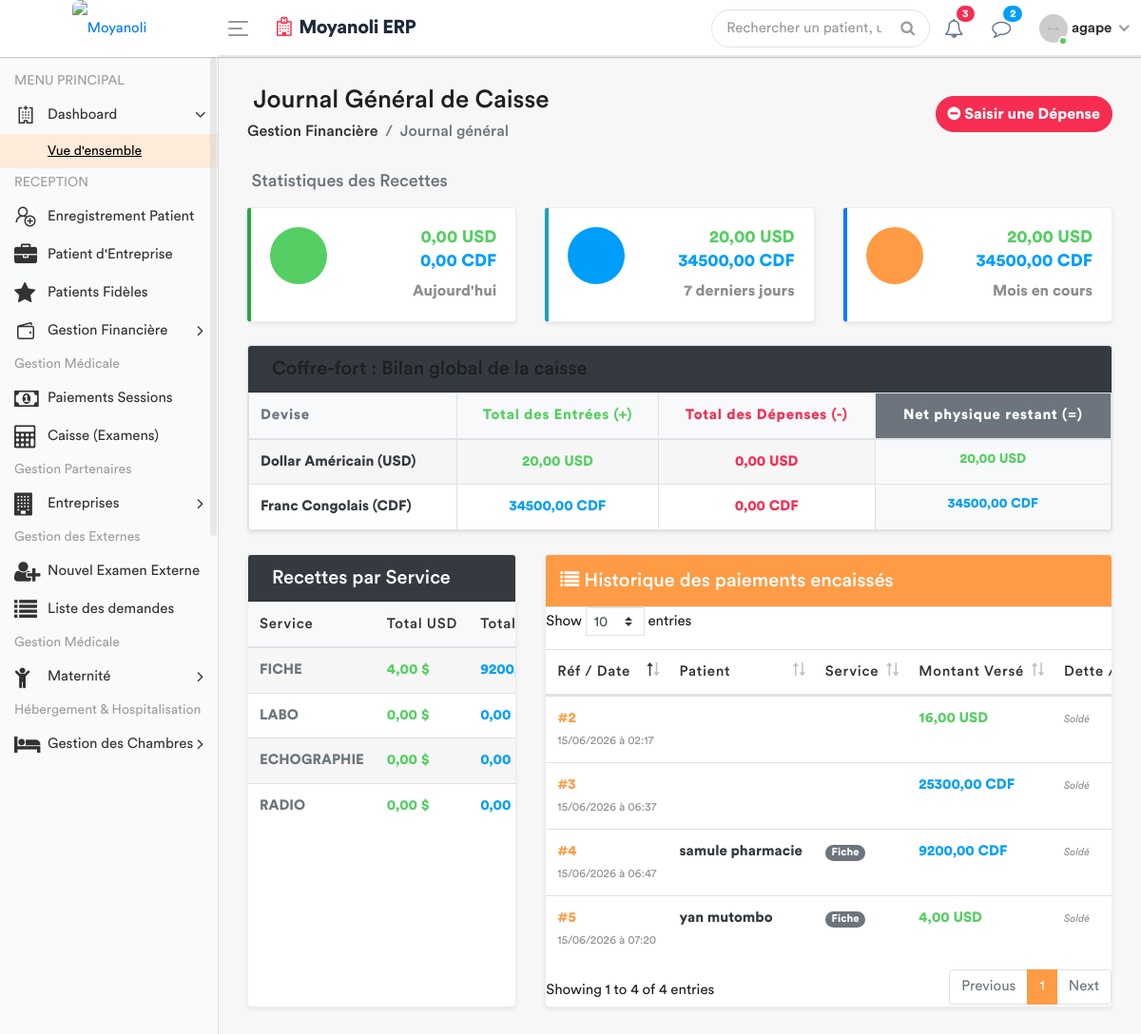
Before: /journal-caisse-depense/ (signed in) with the older database file.
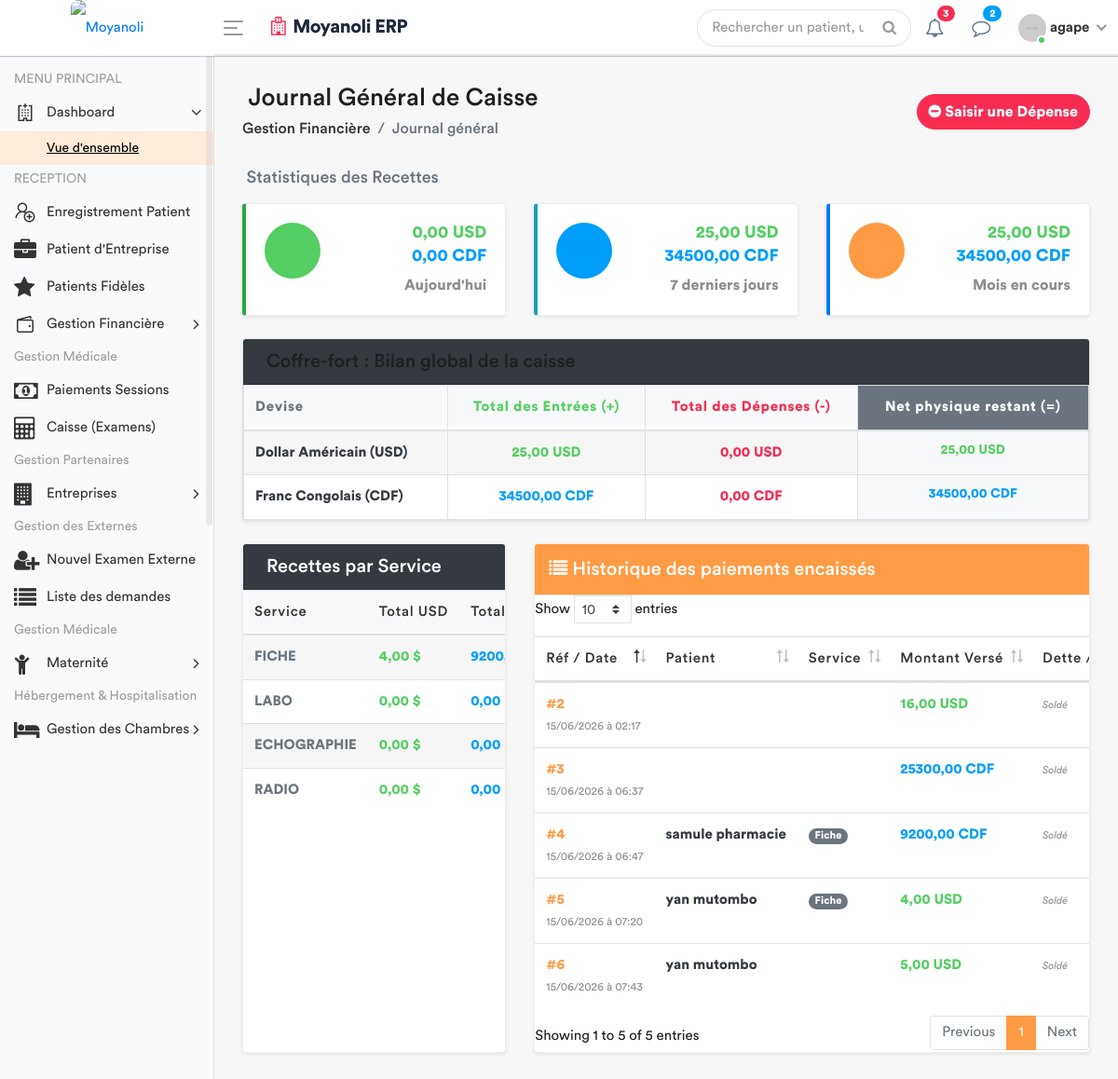
After: the same page with the newer database file.
### apps/models.py (models this page shows, shortened)
class Paiement(models.Model):
    CURRENCY = [('USD', 'USD'), ('CDF', 'CDF')]
    SERVICES = [
        ('FICHE', 'Fiche'), ('CONSULTATION', 'Consultation'), ('LABO', 'Labo'),
        ('ECHOGRAPHIE', 'Échographie'), ('RADIO', 'Radiographie'), ('SOIN', 'Soins'),
        ('MATERNITE', 'Maternité'), ('DECES', 'Actes de décès'), ('EXAMENS', 'Examens'),
        ('CHIRURGIE', 'Chirurgie'), ('CARTE_FIDELITE', 'Achat Carte de Fidélité'),
        ('PHARMACIE', 'Pharmacie'), ('EXAMEN_EXTERNE', 'Examen Externe') # Ajouté pour clarté
    ]
    bloc_op = models.ForeignKey('BlocOperatoire', on_delete=models.SET_NULL, null=True, blank=True, related_name='paiements')
    patient = models.ForeignKey('Patient', on_delete=models.CASCADE, null=True, blank=True)
    demande_examen_externe = models.ForeignKey('DemandeExamenExterne', on_delete=models.SET_NULL, null=True, blank=True, related_name='paiements')
    consultation = models.ForeignKey('Consultation', on_delete=models.SET_NULL, null=True, blank=True, related_name='paiements')
    dossier_maternite = models.ForeignKey('Maternite', on_delete=models.SET_NULL, null=True, blank=True, related_name='paiements')
    deces = models.ForeignKey('Deces', on_delete=models.SET_NULL, null=True, blank=True, related_name='paiements')
    session = models.ForeignKey('SessionSoins', on_delete=models.SET_NULL, null=True, blank=True, related_name='paiements')
    service = models.CharField(max_length=20, choices=SERVICES)
    montant_verse = models.DecimalField(max_digits=15, decimal_places=2)
    montant_reduction = models.DecimalField(max_digits=10, decimal_places=2, default=0)
    devise = models.CharField(max_length=3, choices=CURRENCY, default='USD')
    date_paiement = models.DateTimeField(default=timezone.now)
    caissier = models.ForeignKey(User, on_delete=models.PROTECT)
    reste_a_payer = models.DecimalField(max_digits=15, decimal_places=2, default=Decimal('0.00'), verbose_name="Dette / Reste à payer")

class Patient(models.Model):
    TYPE_CHOICES = [
        ('SIMPLE', 'Patient Simple'),
        ('FIDELE', 'Patient Fidèle'),
        ('CONVENTIONNE', 'Patient Conventionné'),
    ]
    code_patient = models.CharField(max_length=20, unique=True, editable=False)
    noms = models.CharField(max_length=100)
    service = models.ForeignKey('Service', on_delete=models.PROTECT, related_name='patients', null=True)
    sexe = models.CharField(max_length=1, choices=[('M', 'Masculin'), ('F', 'Féminin')])
    age = models.CharField(max_length=30)
    adresse = models.TextField()
    telephone = models.CharField(max_length=20)
    type_patient = models.CharField(max_length=15, choices=TYPE_CHOICES, default='SIMPLE')
    a_carte_fidelite = models.BooleanField(default=False, verbose_name="Possède carte de fidélité")
    entreprise = models.ForeignKey(
        'Entreprise',
        on_delete=models.SET_NULL,
        null=True,
        blank=True,
        related_name='patients',
        verbose_name="Entreprise (si conventionné)"
    )
    fiche_payee = models.BooleanField(default=False)
    created_by = models.ForeignKey(User, on_delete=models.SET_NULL, null=True, related_name='patients_crees')
    date_creation = models.DateTimeField(auto_now_add=True)
    date_modification = models.DateTimeField(auto_now=True)

### apps/views.py (the view)
# urls.py: path('journal-caisse-depense/', views.dashboard_finance_depense, name='dashboard_finance_depense'),
@login_required
def dashboard_finance_depense(request):
    role = Fonction.objects.filter(userKey=request.user).first()
    fonctionKey = role.fonctionKey.roleName if role else None
    maintenant = timezone.now()
    debut_aujourdhui = maintenant.replace(hour=0, minute=0, second=0, microsecond=0)
    debut_semaine = debut_aujourdhui - timezone.timedelta(days=maintenant.weekday())
    debut_mois = maintenant.replace(day=1, hour=0, minute=0, second=0, microsecond=0)
    paiements_tous = Paiement.objects.all().order_by('-date_paiement')
    zero_decimal = Decimal('0.00')
    recettes_stats = Paiement.objects.aggregate(
        auj_usd=Coalesce(Sum('montant_verse', filter=Q(date_paiement__gte=debut_aujourdhui, devise='USD')), zero_decimal, output_field=DecimalField()),
        auj_cdf=Coalesce(Sum('montant_verse', filter=Q(date_paiement__gte=debut_aujourdhui, devise='CDF')), zero_decimal, output_field=DecimalField()),
        sem_usd=Coalesce(Sum('montant_verse', filter=Q(date_paiement__gte=debut_semaine, devise='USD')), zero_decimal, output_field=DecimalField()),
        sem_cdf=Coalesce(Sum('montant_verse', filter=Q(date_paiement__gte=debut_semaine, devise='CDF')), zero_decimal, output_field=DecimalField()),
        mois_usd=Coalesce(Sum('montant_verse', filter=Q(date_paiement__gte=debut_mois, devise='USD')), zero_decimal, output_field=DecimalField()),
        mois_cdf=Coalesce(Sum('montant_verse', filter=Q(date_paiement__gte=debut_mois, devise='CDF')), zero_decimal, output_field=DecimalField()),
    )
    total_entrees = Paiement.objects.aggregate(
        usd=Coalesce(Sum('montant_verse', filter=Q(devise='USD')), zero_decimal, output_field=DecimalField()),
        cdf=Coalesce(Sum('montant_verse', filter=Q(devise='CDF')), zero_decimal, output_field=DecimalField())
    )
    total_depenses = Depense.objects.aggregate(
        usd=Coalesce(Sum('montant', filter=Q(devise='USD')), zero_decimal, output_field=DecimalField()),
        cdf=Coalesce(Sum('montant', filter=Q(devise='CDF')), zero_decimal, output_field=DecimalField())
    )
    restant_usd = total_entrees['usd'] - total_depenses['usd']
    restant_cdf = total_entrees['cdf'] - total_depenses['cdf']
    services_liste = ['FICHE', 'LABO', 'ECHOGRAPHIE', 'RADIO']
    services_stats = []
    for s in services_liste:
        s_usd = Paiement.objects.filter(service=s, devise='USD').aggregate(t=Coalesce(Sum('montant_verse'), zero_decimal, output_field=DecimalField()))['t']
        s_cdf = Paiement.objects.filter(service=s, devise='CDF').aggregate(t=Coalesce(Sum('montant_verse'), zero_decimal, output_field=DecimalField()))['t']
        services_stats.append({'nom': s, 'usd': s_usd, 'cdf': s_cdf})
    context = {
        'titre_page': "Journal Général de Caisse",
        'fonctionKey': fonctionKey,
        'paiements': paiements_tous,
        'aujourdhui_usd': recettes_stats['auj_usd'],
        'aujourdhui_cdf': recettes_stats['auj_cdf'],
        'semaine_usd': recettes_stats['sem_usd'],
        'semaine_cdf': recettes_stats['sem_cdf'],
        'mois_usd': recettes_stats['mois_usd'],
        'mois_cdf': recettes_stats['mois_cdf'],
        'total_usd': total_entrees['usd'],
        'total_cdf': total_entrees['cdf'],
        'depense_totale_usd': total_depenses['usd'],
        'depense_totale_cdf': total_depenses['cdf'],
        'restant_usd': restant_usd,
        'restant_cdf': restant_cdf,
        'services_stats': services_stats,
    }
    return render(request, 'back-end/finance/journal_caisse.html', context)

### apps/templates/back-end/finance/journal_caisse.html (shortened to what the changed rows need)
<!DOCTYPE html>
{% load static %}
<html lang="fr">
<head>
    {% include 'back-end/includes/css.html' %}
</head>
<body>
    <div class="main-wrapper">
        <div class="page-wrapper">
            <div class="content container-fluid">
                <div class="row mb-2">
                    <div class="col-12 col-sm-6 col-md-4 mb-3">
                        <div class="card dash-widget shadow-sm" style="border-left: 4px solid #17a2b8; margin-bottom: 0;">
                            <div class="card-body">
                                <div class="dash-widget-info">
                                    <h4 class="text-success font-weight-bold mb-1">{{ semaine_usd|floatformat:2 }} USD</h4>
                                    <h4 class="text-info font-weight-bold mb-2">{{ semaine_cdf|floatformat:2 }} CDF</h4>
                                    <span class="widget-title text-muted small font-weight-bold">7 derniers jours</span>
                                </div>
                            </div>
                        </div>
                    </div>
                    <div class="col-12 col-md-4 mb-3">
                        <div class="card dash-widget shadow-sm" style="border-left: 4px solid #007bff; margin-bottom: 0;">
                            <div class="card-body">
                                <div class="dash-widget-info">
                                    <h4 class="text-success font-weight-bold mb-1">{{ mois_usd|floatformat:2 }} USD</h4>
                                    <h4 class="text-info font-weight-bold mb-2">{{ mois_cdf|floatformat:2 }} CDF</h4>
                                    <span class="widget-title text-muted small font-weight-bold">Mois en cours</span>
                                </div>
                            </div>
                        </div>
                    </div>
                </div>
                <div class="card shadow-sm mb-4 border">
                    <div class="card-body p-0">
                        <div class="table-responsive">
                            <table class="table table-bordered table-striped mb-0 text-center text-nowrap">
                                <thead class="bg-light text-secondary">
                                    <tr>
                                        <th class="text-left font-weight-bold">Devise</th>
                                        <th class="font-weight-bold text-success">Total des Entrées (+)</th>
                                        <th class="font-weight-bold text-danger">Total des Dépenses (-)</th>
                                        <th class="bg-secondary text-white font-weight-bold">Net physique restant (=)</th>
                                    </tr>
                                </thead>
                                <tbody>
                                    <tr>
                                        <td class="text-left font-weight-bold text-dark">Dollar Américain (USD)</td>
                                        <td class="text-success font-weight-bold">{{ total_usd|floatformat:2 }} USD</td>
                                        <td class="text-danger font-weight-bold">{{ depense_totale_usd|floatformat:2 }} USD</td>
                                        <td class="bg-light font-weight-bold text-success h5 mb-0">
                                            {{ restant_usd|floatformat:2 }} USD
                                        </td>
                                    </tr>
                                </tbody>
                            </table>
                        </div>
                    </div>
                </div>
                <div class="row">
                    <div class="col-12 col-lg-4 mb-4">
                        <div class="card shadow-sm h-100 mb-0">
                            <div class="card-body p-0">
                                <div class="table-responsive">
                                    <table class="table table-striped table-valign-middle mb-0 text-nowrap">
                                        <thead class="bg-light">
                                            <tr>
                                                <th>Service</th>
                                                <th>Total USD</th>
                                                <th>Total CDF</th>
                                            </tr>
                                        </thead>
                                        <tbody>
                                            {% for s in services_stats %}
                                            <tr>
                                                <td class="font-weight-bold text-secondary">{{ s.nom }}</td>
                                                <td class="text-success font-weight-bold">{{ s.usd|floatformat:2 }} $</td>
                                                <td class="text-info font-weight-bold">{{ s.cdf|floatformat:2 }} FC</td>
                                            </tr>
                                            {% endfor %}
                                        </tbody>
                                    </table>
                                </div>
                            </div>
                        </div>
                    </div>
                    <div class="col-12 col-lg-8 mb-4">
                        <div class="card card-table shadow-sm mb-0">
                            <div class="card-body">
                                <div class="table-responsive">
                                    <table class="table table-hover table-center mb-0 datatable text-nowrap">
                                        <thead>
                                            <tr>
                                                <th>Réf / Date</th>
                                                <th>Patient</th>
                                                <th>Service</th>
                                                <th>Montant Versé</th>
                                                <th>Dette / Reste</th>
                                            </tr>
                                        </thead>
                                        <tbody>
                                            {% for p in paiements %}
                                            <tr>
                                                <td>
                                                    <span class="font-weight-bold text-primary">#{{ p.id }}</span><br>
                                                    <small class="text-muted">{{ p.date_paiement|date:"d/m/Y à H:i" }}</small>
                                                </td>
                                                <td><span class="font-weight-bold text-dark">{{ p.patient.noms }}</span></td>
                                                <td>
                                                    {% if p.service == 'FICHE' %}
                                                        <span class="badge badge-pill badge-secondary">Fiche</span>
                                                    {% elif p.service == 'LABO' %}
                                                        <span class="badge badge-pill badge-success">Labo</span>
                                                    {% elif p.service == 'ECHOGRAPHIE' %}
                                                        <span class="badge badge-pill badge-info">Échographie</span>
                                                    {% elif p.service == 'RADIO' %}
                                                        <span class="badge badge-pill badge-warning">Radio</span>
                                                    {% endif %}
                                                </td>
                                                <td class="font-weight-bold {% if p.devise == 'USD' %}text-success{% else %}text-info{% endif %}">
                                                    {{ p.montant_verse|floatformat:2 }} {{ p.devise }}
                                                </td>
                                                <td>
                                                    {% if p.reste_a_payer > 0 %}
                                                        <span class="text-danger font-weight-bold">{{ p.reste_a_payer|floatformat:2 }} {{ p.devise }}</span>
                                                    {% else %}
                                                        <span class="text-muted font-italic" style="font-size: 11px;">Soldé</span>
                                                    {% endif %}
                                                </td>
                                            </tr>
                                            {% empty %}
                                            <tr>
                                                <td colspan="6" class="text-center text-muted p-4">Aucune transaction enregistrée dans le journal.</td>
                                            </tr>
                                            {% endfor %}
                                        </tbody>
                                    </table>
                                </div>
                            </div>
                        </div>
                    </div>
                </div>
            </div>
        </div>
    </div>
</body>
</html>

Changed rows visible on the page:
added Paiement: id "6", date_paiement "15/06/2026 à 07:43", patient.noms "yan mutombo", montant_verse "5,00", devise "USD", reste_a_payer "Soldé"
Other visible differences:
{{ semaine_usd|floatformat:2 }}: "20,00" → "25,00"
{{ mois_usd|floatformat:2 }}: "20,00" → "25,00"
{{ total_usd|floatformat:2 }}: "20,00" → "25,00"
{{ restant_usd|floatformat:2 }}: "20,00" → "25,00"
text written by a page script: "Show entries Showing 1 to 4 of 4 entries Previous 1 Next" → "Show entries Showing 1 to 5 of 5 entries Previous 1 Next"
